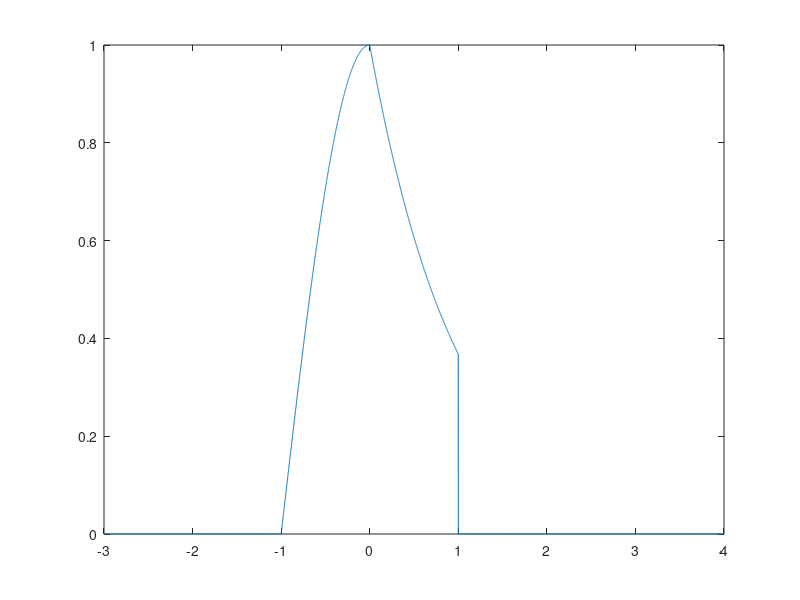

Write MATLAB code to recreate this figure.
step = 0.001;
t1 = -3:step:-1-step;
x1 = zeros(size(t1));
t2 = -1:step:0-step;
x2 = cos(pi*t2/2);
t3 = 0:step:1-step;
x3 = exp(-t3);
t4 = 1:step:4;
x4 = zeros(size(t4));
t = [t1 t2 t3 t4];
x = [x1 x2 x3 x4];
plot(t,x)
